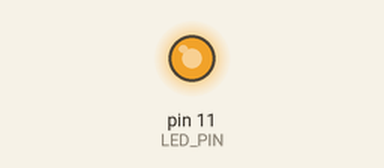
A sketch run on a simulated Arduino Uno, built with avr-gcc and run on an emulated ATmega328P. Shown: output pins drawn as LEDs (lit = HIGH).

Above: at 0.7 s.
At 27.06 s:
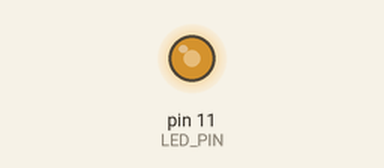
At 38.14 s:
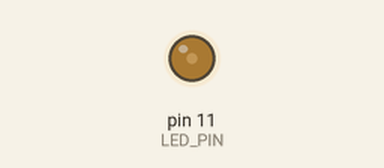
Timing chart, 0 to 40.0 s (numbered marks = the images above):
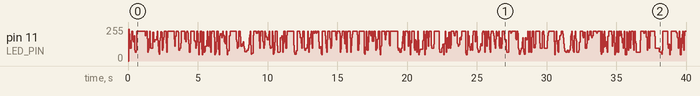

The sketch:

CandleEmulator.ino
```cpp
/*

  LED/CandleEmulator
  An Arduino LED candle emulation

  For info and circuit diagrams see https://github.com/tardate/LittleArduinoProjects/tree/main/Electronics101/LED/CandleEmulator

 */

const int LED_PIN = 11;

uint8_t pwmDutyThreshold = 0;
uint8_t nextPwmDutyThreshold = 0;


/*
 * Command: one-time setup
 */
void setup() {
  pinMode(LED_PIN, OUTPUT);
}


/*
 * Command: main loop
 */
void loop() {
  if (pwmCycleStarted()) {
    if (animationFrameStarted()) {
      // update PWM duty cycle at the beginning of the frame
      pwmDutyThreshold = nextPwmDutyThreshold;
    }
  }
}


/*
 * Command: bit-banging PWM - increments PWM counter
 * Returns True if new PWM cycle started
 */
bool pwmCycleStarted() {
  static uint8_t pwmCounter = 0;

  delayMicroseconds(1000000/440/16); // Main clock=440*16 Hz

  // go high at start of PWM cycle
  if (pwmCounter == 0) digitalWrite(LED_PIN, HIGH);

  // increment the 4-bit PWM counter
  pwmCounter++;
  pwmCounter &= 0xf;

  // go low when duty cycle target reached
  if (pwmCounter == pwmDutyThreshold) digitalWrite(LED_PIN, LOW);

  return (pwmCounter == 0);
}


/*
 * Command: increments animation frame
 * Returns True if a new animation frame has started
 */
bool animationFrameStarted() {
  static uint8_t frameCounter = 0;  // 5 bit-Counter

  // increment the 5-bit frame counter
  frameCounter++;
  frameCounter &= 0x1f;

  if ((frameCounter & 0x07) == 0) {
    // generate a new random number every 8 cycles.
    uint8_t newValue = Rand() & 0x1f;
    if ((newValue & 0x0c) != 0) {
      // set new PWM duty cycle after rejecting values are identified by bit 2 and 3=0
      // and map upper half of values to maximum brightness
      nextPwmDutyThreshold = newValue > 0xf ? 0xf : newValue;
    }
  }

  return (frameCounter == 0);
}


/*
  32 Bit maximum length LFSR
  see http://www.ece.cmu.edu/~koopman/lfsr/index.html

  Using inverted values so the LFSR also works with zero initialisiation.
*/
uint8_t Rand(void) {
  static uint32_t Z = 0;

  if (Z & 1) {
    Z = (Z >> 1);
  } else {
    Z = (Z >> 1) ^ 0x7FFFF159;
  }

  return (uint8_t)Z;
}
```
